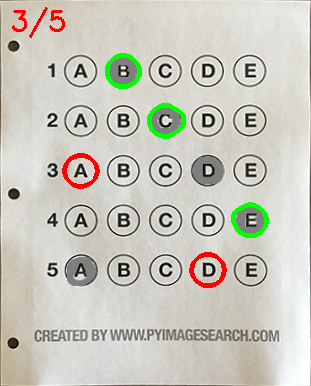
#> input picture images/graded_test01.png, 311 x 386 px, found by its file name; its folder holds only this picture in this run
$ python main.py
#> lines starting #> are read from the running program, lines starting #| are printed output that depends on the picture; after the words box and inside, x2 and y2 are one past the last pixel; in counts of white or black regions, pixels touching at a corner belong together
from imutils.perspective import four_point_transform
from imutils import contours
import imutils
import cv2
import numpy as np
import os
import csv
import random

ANSWER_KEY = {
    0: 1,
    1: 2,
    2: 0,
    3: 4,
    4: 3,
}

folder_path = r'D:\Auto multiple-choice grading\images'
# Load list of images and perform edge detection
for filename in os.listdir(folder_path):
    image_path = os.path.join(folder_path, filename)
    image = cv2.imread(image_path)
#> image is the input picture: shape (386, 311, 3); mean B, G, R 189.8, 199.9, 201.4
    gray = cv2.cvtColor(image, cv2.COLOR_BGR2GRAY)
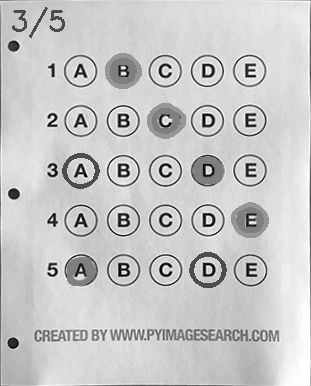
#> gray: shape (386, 311); min 0, max 255, mean 199.2
    blurred = cv2.GaussianBlur(gray, (5, 5), 0)
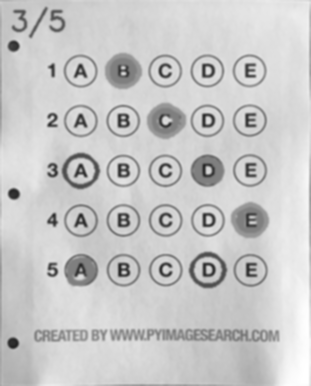
#> blurred: shape (386, 311); min 34, max 255, mean 199.5
    edged = cv2.Canny(blurred, 75, 200)
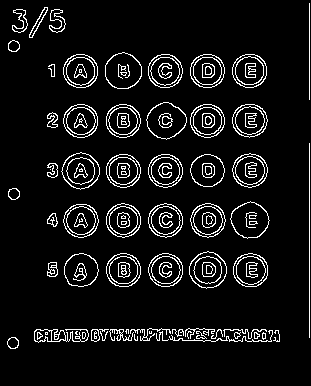
#> edged: shape (386, 311); 7.7% white in thin lines or dots, all inside (x1, y1, x2, y2) = (7, 3, 310, 349)

    # Find contours in edge-detected image
    cnts = cv2.findContours(edged, cv2.RETR_EXTERNAL, cv2.CHAIN_APPROX_SIMPLE)
#> cnts = 61 contours, 19 with area under 20; largest, box (x1, y1, x2, y2) and area: (146, 102, 187, 140) 1070, (230, 201, 270, 239) 1040, (189, 251, 227, 289) 1040, (105, 52, 142, 89) 1029, (61, 152, 100, 190) 1026
    cnts = imutils.grab_contours(cnts)
    docCnt = None

    # Finding the test contour
    if len(cnts) > 0:
        cnts = sorted(cnts, key=cv2.contourArea, reverse=True)

        for c in cnts:
            peri = cv2.arcLength(c, closed=True)
            approx = cv2.approxPolyDP(c, epsilon=peri * 0.02, closed=True)

            if len(approx) == 4:
                docCnt = approx
                break
#> this loop made 29 passes
#> (peri, docCnt) on pass 29: (78.43, [[47, 7], [42, 10], [29, 37], [32, 37]])
#> peri on passes 1 to 6: 124.1, 123.3, 121.1, 119.4, 121.3, 114.6

    # Getting the bird's eye view of the test
    paper = four_point_transform(image, docCnt.reshape(4, 2))
    warped = four_point_transform(gray, docCnt.reshape(4, 2))

    # Thresholding the test
    thresh = cv2.threshold(warped, 0, 255, cv2.THRESH_BINARY_INV | cv2.THRESH_OTSU)[1]

    # Finding contours in threshold image
    cnts = cv2.findContours(thresh.copy(), cv2.RETR_EXTERNAL, cv2.CHAIN_APPROX_SIMPLE)
#> cnts = 1 contour; box (x1, y1, x2, y2) and area: (0, 0, 33, 5) 86
    cnts = imutils.grab_contours(cnts)
    questionCnts = []

    # Finding the question contours
    for c in cnts:
        (x, y, w, h) = cv2.boundingRect(c)
        ar = w / float(h)

        if w >= 20 and h >= 20 and ar >= 0.9 and ar <= 1.1:
            questionCnts.append(c)
#> this loop made 1 pass
#> (x, y, w, h, ar) on pass 1: (0, 0, 33, 5, 6.6)
#> after the loop, questionCnts = []

    # Sorting the contours according to the question
#> (the run stopped early here; a loop or call above may not have finished)

$ run again, on images/graded_test05.png
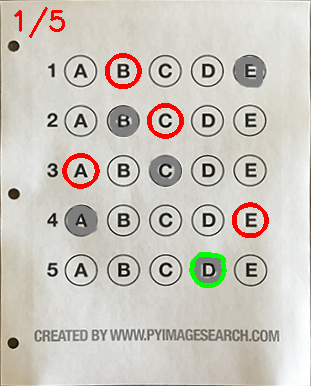
#> input picture images/graded_test05.png, 311 x 386 px, found by its file name
#> image is the input picture: shape (386, 311, 3); mean B, G, R 189.8, 198.1, 203.3
#> `blurred = cv2.GaussianBlur(gray, (5, 5), 0)`:
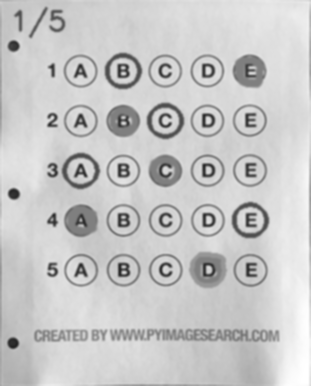
#> blurred: shape (386, 311); min 34, max 255, mean 198.9
#> `edged = cv2.Canny(blurred, 75, 200)`:
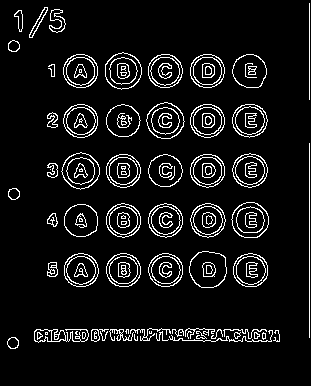
#> edged: shape (386, 311); 7.6% white in thin lines or dots, all inside (x1, y1, x2, y2) = (7, 3, 310, 349)
#> `cnts = cv2.findContours(edged, cv2.RETR_EXTERNAL, cv2.CHAIN_APPROX_SIM..`: cnts = 61 contours, 19 with area under 20; largest, box (x1, y1, x2, y2) and area: (189, 251, 227, 288) 1094, (105, 52, 142, 90) 1034, (146, 102, 185, 139) 1030, (231, 202, 269, 238) 1028, (61, 152, 100, 190) 1026
#> the loop `for c in cnts:` made 28 passes
#> (peri, docCnt) on pass 28: (78.43, [[47, 7], [42, 10], [29, 37], [32, 37]])
#> `cnts = cv2.findContours(thresh.copy(), cv2.RETR_EXTERNAL, cv2.CHAIN_AP..`: cnts = 1 contour; box (x1, y1, x2, y2) and area: (0, 0, 33, 5) 86
#> the loop `for c in cnts:` made 1 pass
#> (x, y, w, h, ar) on pass 1: (0, 0, 33, 5, 6.6)
#> after the loop `for c in cnts:`: questionCnts = []

$ run again, on images/test02.png
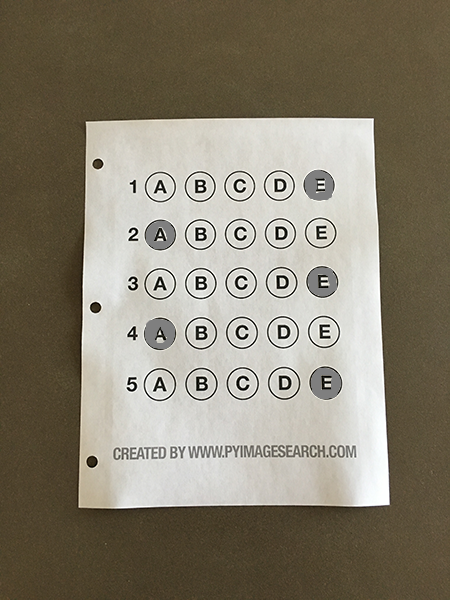
#> input picture images/test02.png, 450 x 600 px, found by its file name
#> image is the input picture: shape (600, 450, 3); mean B, G, R 112.1, 128.3, 135.5
#> `edged = cv2.Canny(blurred, 75, 200)`:
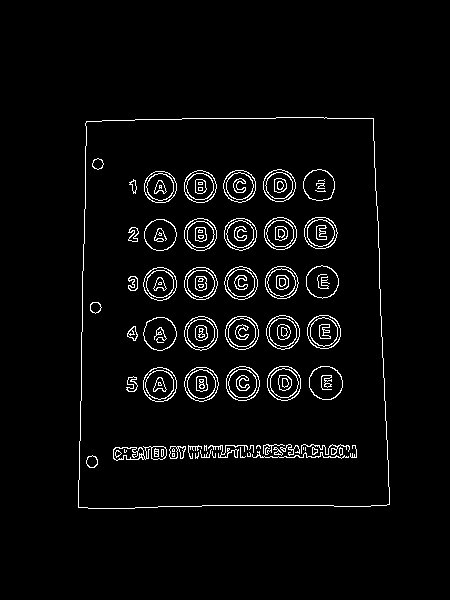
#> edged: shape (600, 450); 3.6% white in thin lines or dots, all inside (x1, y1, x2, y2) = (78, 117, 390, 509)
#> `cnts = cv2.findContours(edged, cv2.RETR_EXTERNAL, cv2.CHAIN_APPROX_SIM..`: cnts = 1 contour; box (x1, y1, x2, y2) and area: (78, 117, 390, 509) 115793
#> the loop `for c in cnts:` made 1 pass
#> (peri, docCnt) on pass 1: (1386.6, [[373, 118], [86, 121], [78, 507], [389, 504]])
#> thresh: shape (386, 311); 10.4% white; 86 white regions (11 under 20 px)
#> `cnts = cv2.findContours(thresh.copy(), cv2.RETR_EXTERNAL, cv2.CHAIN_AP..`: cnts = 66 contours, 20 with area under 20; largest, box (x1, y1, x2, y2) and area: (234, 254, 267, 287) 806, (64, 204, 98, 237) 802, (64, 55, 97, 87) 802, (233, 154, 267, 187) 801, (149, 55, 182, 87) 798
#> the loop `for c in cnts:` made 66 passes
#> (x, y, w, h, ar) on passes 1, 3, 6, 7, 8, 9, 10, 11: (237, 385, 1, 1, 1), (4, 385, 1, 1, 1), (7, 337, 12, 12, 1), (269, 330, 10, 11, 0.909), (252, 330, 16, 12, 1.33), (100, 330, 7, 11, 0.636), (92, 330, 7, 11, 0.636), (80, 330, 8, 11, 0.727)
#> after the loop `for c in cnts:`: questionCnts = 25 contours; largest, box (x1, y1, x2, y2) and area: (234, 254, 267, 287) 806, (64, 204, 98, 237) 802, (64, 55, 97, 87) 802, (233, 154, 267, 187) 801, (149, 55, 182, 87) 798
#> the loop `for (q, i) in enumerate(np.arange(0, len(questionCnts), 5)):` made 5 passes
#> after the loop `for (q, i) in enumerate(np.arange(0, len(questionCnts), 5)):`: correct = 0
#| Score: 0/5
#> data = [0]
#> `cv2.putText(paper, "{}/5".format(correct), (10, 30), cv2.FONT_HERSHEY_..`:
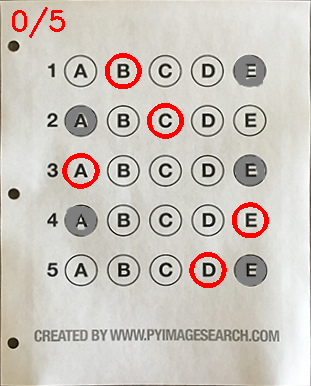
#> paper: shape (386, 311, 3); mean B, G, R 189.7, 196.9, 204.2
#> the loop in show_images, `for index, image in enumerate(images):` made 2 passes
